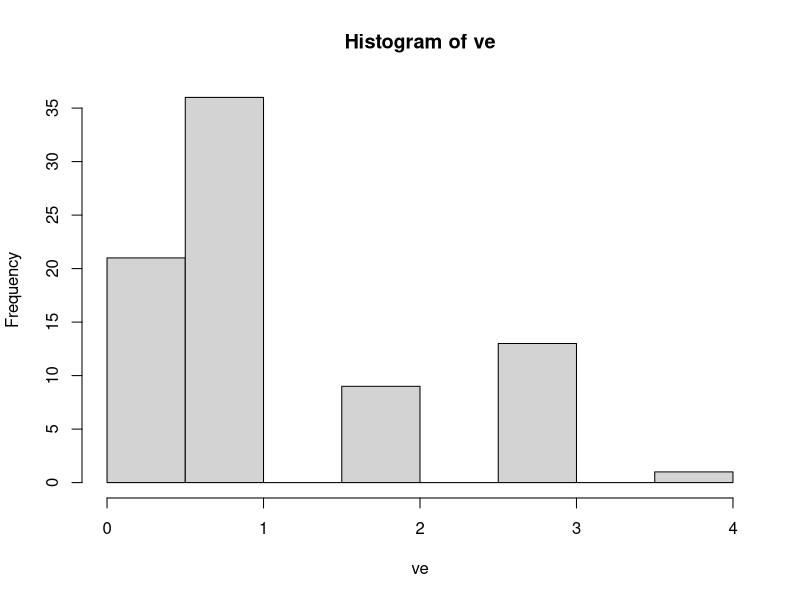
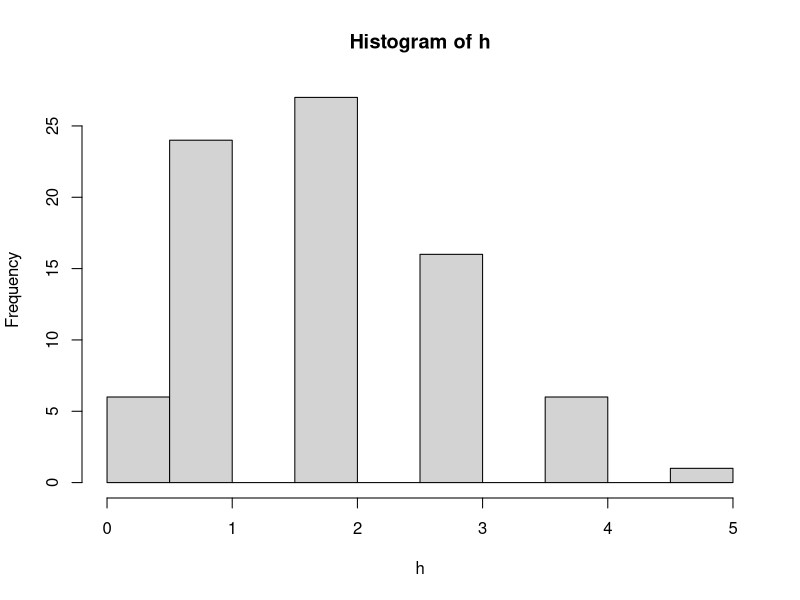
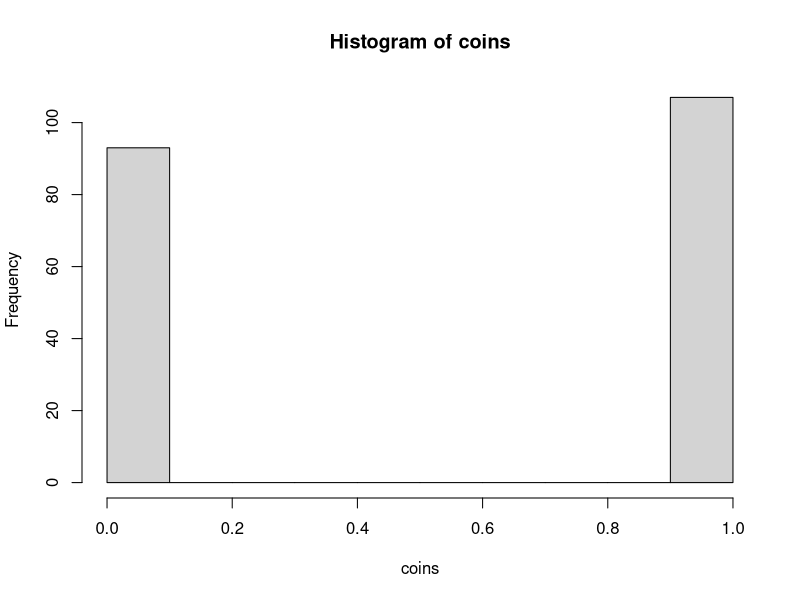
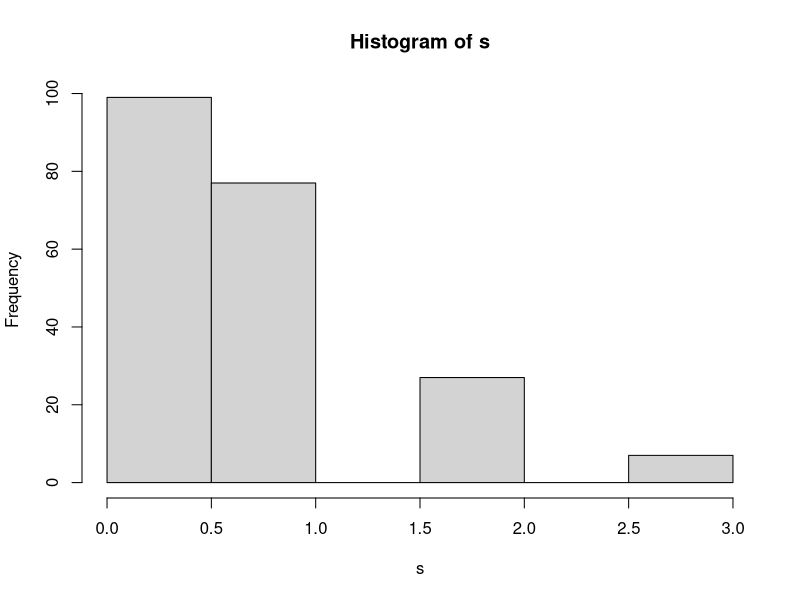
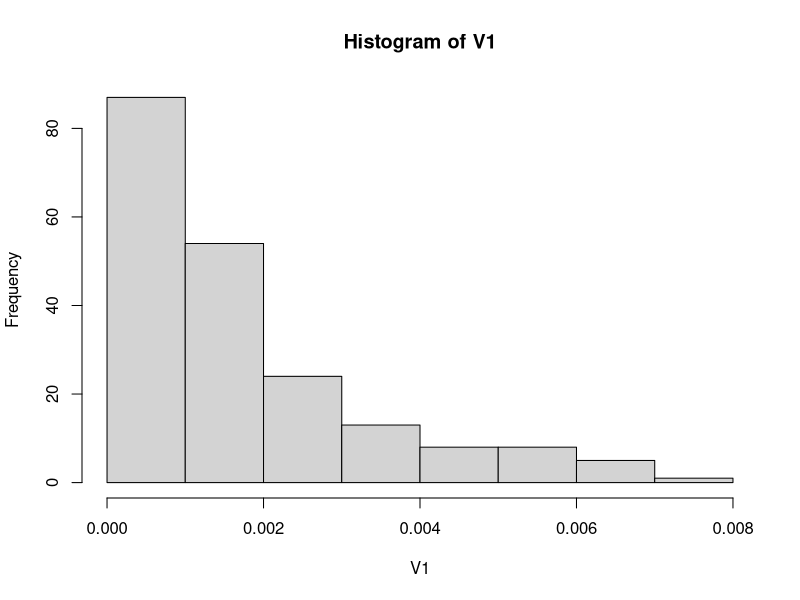

These figures' R source, in order:
x3 <- dbinom(x=3,size = 8,prob = .15);x3

No_defects <- dbinom(x=0,size = 8,prob = .15);No_defects

Yes_defects <- (1 - No_defects);Yes_defects

expected_value <- Yes_defects*8*1000;expected_value

ve <- rbinom(80,size = 8,prob = .15);ve

means <- mean(ve);means

ex <- 8*.15;ex

hist(ve)

H <- dbinom(4,6,0.3);H 

Mean <-6*0.30;Mean

DP <- 6*0.30*0.70;DP

h <- rbinom(80,size = 6,prob = .30);h

mean(h)

hist(h)

No_H <- dbinom(0,size = 10,prob = 0.5);No_H

coins <- rbinom(200,size = 1,prob = .5);coins

mean(coins)

hist(coins)

screw <- dbinom(4,size = 6,prob = 0.12);screw

s <- rbinom(210,size = 6,prob = 0.12);s

table(s)

hist(s)

V1 <- rexp(200,rate = 600);V1

hist(V1)